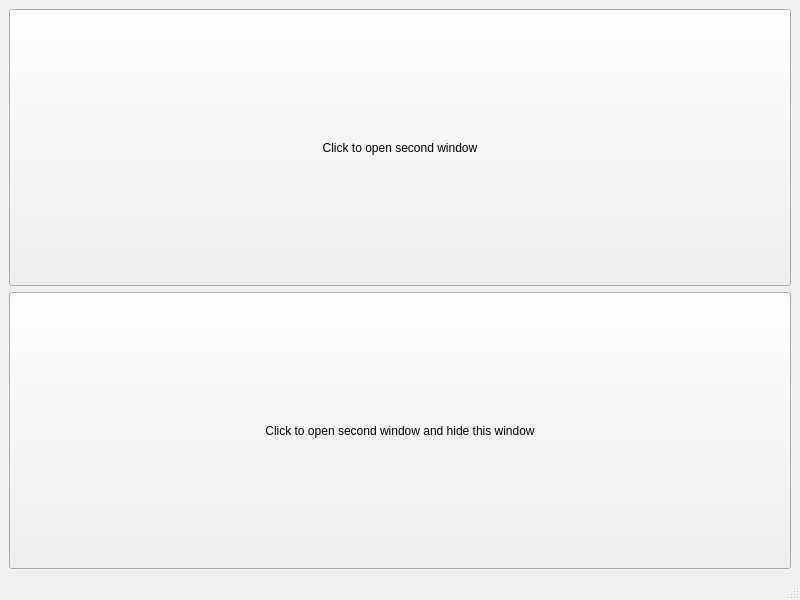
<?xml version="1.0" encoding="UTF-8"?>
<ui version="4.0">
 <class>MainWindow</class>
 <widget class="QMainWindow" name="MainWindow">
  <property name="geometry">
   <rect>
    <x>0</x>
    <y>0</y>
    <width>800</width>
    <height>600</height>
   </rect>
  </property>
  <property name="windowTitle">
   <string>MainWindow</string>
  </property>
  <widget class="QWidget" name="centralwidget">
   <layout class="QGridLayout" name="gridLayout">
    <item row="1" column="0">
     <widget class="QPushButton" name="pushButton">
      <property name="sizePolicy">
       <sizepolicy hsizetype="Minimum" vsizetype="Preferred">
        <horstretch>0</horstretch>
        <verstretch>0</verstretch>
       </sizepolicy>
      </property>
      <property name="text">
       <string>Click to open second window</string>
      </property>
     </widget>
    </item>
    <item row="2" column="0">
     <widget class="QPushButton" name="pushButton_2">
      <property name="sizePolicy">
       <sizepolicy hsizetype="Minimum" vsizetype="Preferred">
        <horstretch>0</horstretch>
        <verstretch>0</verstretch>
       </sizepolicy>
      </property>
      <property name="text">
       <string>Click to open second window and hide this window</string>
      </property>
     </widget>
    </item>
   </layout>
  </widget>
  <widget class="QMenuBar" name="menubar">
   <property name="geometry">
    <rect>
     <x>0</x>
     <y>0</y>
     <width>800</width>
     <height>22</height>
    </rect>
   </property>
  </widget>
  <widget class="QStatusBar" name="statusbar"/>
 </widget>
 <resources/>
 <connections/>
</ui>
